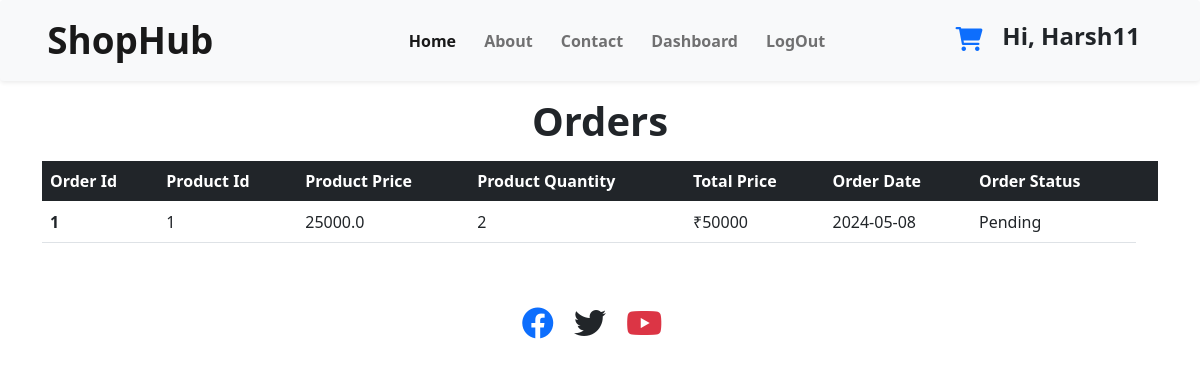
Screenshot of /order (signed in) with the database file from the repository.
### main.py (models this page shows)
class BusinessOwner(UserMixin, db.Model):
    id = db.Column(db.Integer, primary_key=True)
    username = db.Column(db.String(30),unique=True)
    email = db.Column(db.String(20))
    password = db.Column(db.String(30))
    businessName = db.Column(db.String(30))
    address = db.Column(db.String(50))
    ownername = db.Column(db.String(50))
    contactNo = db.Column(db.String(15))
    Image = db.Column(db.String(100))
    Description = db.Column(db.String(100))
    Role=db.Column(db.String(10))
    products = relationship("ProductDetails", back_populates="owner")

class Orders(db.Model):
    id = db.Column(db.Integer, primary_key=True)
    productId = db.Column(db.Integer)
    UserId = db.Column(db.Integer)
    date = db.Column(db.String(20))
    quantity=db.Column(db.Integer)
    totalPrice=db.Column(db.Integer)
    orderStatus = db.Column(db.String(30))

### main.py (the view, shortened to what this page needs)
@app.route("/order", methods=['GET','POST'])
def orders():
    orders = Orders.query.filter_by(UserId=current_user.id).all()
    return render_template("orders.html", orders=orders)

### main.py (called while the page is built)
@login_manager.user_loader
def load_user(user_id):
    return BusinessOwner.query.get(int(user_id))

### templates/orders.html
{% include "header.html" %}
<div class="container">
   <h1 class="text-center mt-3 mb-3 fw-bolder">Orders</h1>
   <table class="table">
      <thead class="table-dark">
        <tr>
          <th scope="col">Order Id</th>
          <th scope="col">Product Id</th>
          <th scope="col">Product Price</th>
          <th scope="col">Product Quantity</th>
          <th scope="col">Total Price</th>
          <th scope="col">Order Date</th>
          <th scope="col">Order Status</th>
          <th scope="col"></th>
        </tr>
      </thead>
      <tbody>
        {% for order in orders %}
        <tr>
          <th scope="row">{{ order.id }}</th>
          <td>{{ order.productId }}</td>
          <td>{{ order.totalPrice / order.quantity }}</td>
          <td>{{ order.quantity }}</td>
          <td>₹{{ order.totalPrice }}</td>
          <td>{{ order.date }}</td>
          <td>{{ order.orderStatus }}</td>
        </tr>
        {% endfor %}
      </tbody>
    </table>
</div>
{% include "footer.html" %}

### templates/header.html (shortened to what this page needs)
<!doctype html>
<html lang="en">
  <head>
    <link href="https://cdn.jsdelivr.net/npm/bootstrap@5.0.2/dist/css/bootstrap.min.css" rel="stylesheet">
    <link rel="stylesheet" href="static/css/styles.css">
    <link href="https://cdnjs.cloudflare.com/ajax/libs/font-awesome/6.0.0-beta3/css/all.min.css" rel="stylesheet">
    <link rel="stylesheet" href="https://cdnjs.cloudflare.com/ajax/libs/font-awesome/5.15.4/css/all.min.css"
>
  </head>
  <body>
   <nav class="navbar navbar-expand-lg navbar-light bg-light shadow-sm  bg-light rounded">
      <div class="container-fluid">
        <a class="navbar-brand" href="#">ShopHub</a>
        <div class="collapse navbar-collapse" id="navbarSupportedContent">
          <ul class="navbar-nav me-auto mb-2 mb-lg-0">
            <li class="nav-item">
              <a class="nav-link active" aria-current="page" href="/">Home</a>
            </li>
            <li class="nav-item">
              <a class="nav-link" href="#">About</a>
            </li>
            <li class="nav-item">
              <a class="nav-link" href="#">Contact</a>
            </li>
             {% if current_user.is_authenticated: %}
             {% if current_user.Role == "BussinessOwner" %}
             <li class="nav-item">
               <a class="nav-link" href="/dashboard">Dashboard</a>
             </li>
             {%endif%}
             <li class="nav-item">
               <a class="nav-link" href="/logout">LogOut</a>
             </li>
            {%endif%}
          </ul>
          {% if current_user.is_authenticated: %}
          <p><a href="/order"><i class="fa-solid fa-cart-shopping mt-3 me-4" style="transform:scale(1.5)"></i></a></p>
          <h4 class="me-5 fw-bolder">Hi, {{current_user.username}}</h4>
          {%endif%}
        </div>
      </div>
    </nav>

### static/css/styles.css (style rules this page uses)
body { background-color: rgb(255, 255, 255); }
.navbar ul { width: 63%; justify-content: right; }
.nav-item { font-weight: bold; margin-left: 2%; }
.navbar-brand { font-weight: bolder; font-size: 2.3rem; margin-left: 3%; }

### rows the page displays
BusinessOwner: username "Harsh11"
Orders: id "1", productId "1", order.totalPrice/order.quantity "25000.0", quantity "2", totalPrice "50000", date "2024-05-08", orderStatus "Pending"
